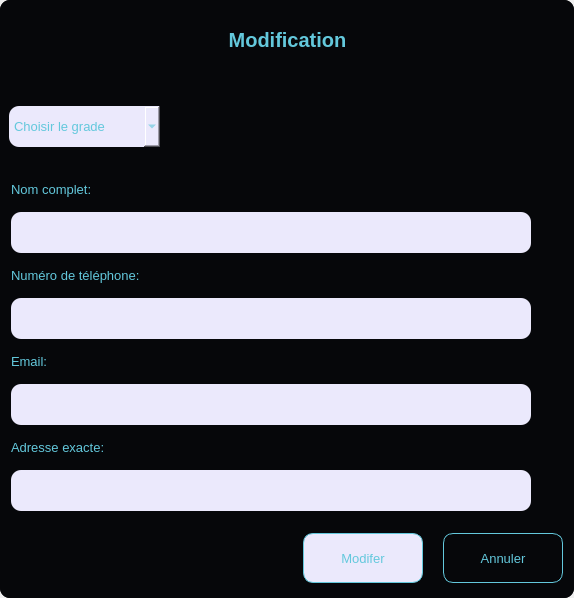
<?xml version="1.0" encoding="UTF-8"?>
<ui version="4.0">
 <class>Dialog</class>
 <widget class="QDialog" name="Dialog">
  <property name="geometry">
   <rect>
    <x>0</x>
    <y>0</y>
    <width>574</width>
    <height>598</height>
   </rect>
  </property>
  <property name="windowTitle">
   <string>Dialog</string>
  </property>
  <layout class="QVBoxLayout" name="verticalLayout">
   <property name="leftMargin">
    <number>0</number>
   </property>
   <property name="topMargin">
    <number>0</number>
   </property>
   <property name="rightMargin">
    <number>0</number>
   </property>
   <property name="bottomMargin">
    <number>0</number>
   </property>
   <item>
    <widget class="QFrame" name="frame">
     <property name="styleSheet">
      <string notr="true">border-radius:10px; 
background-color: #06070a ;
</string>
     </property>
     <property name="frameShape">
      <enum>QFrame::StyledPanel</enum>
     </property>
     <property name="frameShadow">
      <enum>QFrame::Raised</enum>
     </property>
     <layout class="QVBoxLayout" name="verticalLayout_7">
      <property name="spacing">
       <number>7</number>
      </property>
      <property name="leftMargin">
       <number>0</number>
      </property>
      <property name="topMargin">
       <number>0</number>
      </property>
      <property name="rightMargin">
       <number>0</number>
      </property>
      <property name="bottomMargin">
       <number>0</number>
      </property>
      <item>
       <widget class="QFrame" name="frame_2">
        <property name="frameShape">
         <enum>QFrame::StyledPanel</enum>
        </property>
        <property name="frameShadow">
         <enum>QFrame::Raised</enum>
        </property>
        <layout class="QHBoxLayout" name="horizontalLayout">
         <property name="leftMargin">
          <number>0</number>
         </property>
         <property name="topMargin">
          <number>0</number>
         </property>
         <property name="rightMargin">
          <number>0</number>
         </property>
         <property name="bottomMargin">
          <number>0</number>
         </property>
         <item>
          <spacer name="horizontalSpacer_7">
           <property name="orientation">
            <enum>Qt::Horizontal</enum>
           </property>
           <property name="sizeHint" stdset="0">
            <size>
             <width>40</width>
             <height>20</height>
            </size>
           </property>
          </spacer>
         </item>
         <item>
          <widget class="QLabel" name="label">
           <property name="minimumSize">
            <size>
             <width>211</width>
             <height>31</height>
            </size>
           </property>
           <property name="maximumSize">
            <size>
             <width>211</width>
             <height>31</height>
            </size>
           </property>
           <property name="font">
            <font>
             <pointsize>15</pointsize>
             <weight>75</weight>
             <bold>true</bold>
            </font>
           </property>
           <property name="styleSheet">
            <string notr="true">color: #63C8DC;</string>
           </property>
           <property name="text">
            <string>Modification</string>
           </property>
           <property name="alignment">
            <set>Qt::AlignCenter</set>
           </property>
          </widget>
         </item>
         <item>
          <spacer name="horizontalSpacer_2">
           <property name="orientation">
            <enum>Qt::Horizontal</enum>
           </property>
           <property name="sizeHint" stdset="0">
            <size>
             <width>157</width>
             <height>20</height>
            </size>
           </property>
          </spacer>
         </item>
        </layout>
       </widget>
      </item>
      <item>
       <widget class="QFrame" name="frame_3">
        <property name="frameShape">
         <enum>QFrame::StyledPanel</enum>
        </property>
        <property name="frameShadow">
         <enum>QFrame::Raised</enum>
        </property>
        <layout class="QHBoxLayout" name="horizontalLayout_6">
         <item>
          <widget class="QComboBox" name="niveauComboBox">
           <property name="minimumSize">
            <size>
             <width>151</width>
             <height>41</height>
            </size>
           </property>
           <property name="maximumSize">
            <size>
             <width>151</width>
             <height>41</height>
            </size>
           </property>
           <property name="font">
            <font>
             <pointsize>10</pointsize>
            </font>
           </property>
           <property name="styleSheet">
            <string notr="true">color: #63C8DC;
background-color:#EBE9FC;
border-radius:10px;</string>
           </property>
           <item>
            <property name="text">
             <string>Choisir le grade</string>
            </property>
           </item>
           <item>
            <property name="text">
             <string>Enseignant vacataire</string>
            </property>
           </item>
           <item>
            <property name="text">
             <string>Enseignant chercheur</string>
            </property>
           </item>
           <item>
            <property name="text">
             <string>Docteur</string>
            </property>
           </item>
           <item>
            <property name="text">
             <string>Professeur</string>
            </property>
           </item>
           <item>
            <property name="text">
             <string>HDR</string>
            </property>
           </item>
          </widget>
         </item>
         <item>
          <spacer name="horizontalSpacer_8">
           <property name="orientation">
            <enum>Qt::Horizontal</enum>
           </property>
           <property name="sizeHint" stdset="0">
            <size>
             <width>40</width>
             <height>20</height>
            </size>
           </property>
          </spacer>
         </item>
        </layout>
       </widget>
      </item>
      <item>
       <layout class="QVBoxLayout" name="verticalLayout_6">
        <property name="leftMargin">
         <number>11</number>
        </property>
        <property name="rightMargin">
         <number>11</number>
        </property>
        <item>
         <layout class="QVBoxLayout" name="verticalLayout_2">
          <item>
           <layout class="QHBoxLayout" name="horizontalLayout_2">
            <item>
             <widget class="QLabel" name="label_2">
              <property name="minimumSize">
               <size>
                <width>181</width>
                <height>31</height>
               </size>
              </property>
              <property name="maximumSize">
               <size>
                <width>181</width>
                <height>31</height>
               </size>
              </property>
              <property name="font">
               <font>
                <pointsize>10</pointsize>
               </font>
              </property>
              <property name="styleSheet">
               <string notr="true">color: #63C8DC;</string>
              </property>
              <property name="text">
               <string>Nom complet:</string>
              </property>
             </widget>
            </item>
            <item>
             <spacer name="horizontalSpacer_3">
              <property name="orientation">
               <enum>Qt::Horizontal</enum>
              </property>
              <property name="sizeHint" stdset="0">
               <size>
                <width>40</width>
                <height>20</height>
               </size>
              </property>
             </spacer>
            </item>
           </layout>
          </item>
          <item>
           <widget class="QLineEdit" name="nomLineEdit">
            <property name="minimumSize">
             <size>
              <width>520</width>
              <height>41</height>
             </size>
            </property>
            <property name="maximumSize">
             <size>
              <width>520</width>
              <height>41</height>
             </size>
            </property>
            <property name="font">
             <font>
              <pointsize>9</pointsize>
             </font>
            </property>
            <property name="styleSheet">
             <string notr="true">color: #63C8DC;
background-color:#EBE9FC;
border-radius:10px;</string>
            </property>
           </widget>
          </item>
         </layout>
        </item>
        <item>
         <layout class="QVBoxLayout" name="verticalLayout_3">
          <item>
           <layout class="QHBoxLayout" name="horizontalLayout_3">
            <item>
             <widget class="QLabel" name="label_3">
              <property name="minimumSize">
               <size>
                <width>181</width>
                <height>31</height>
               </size>
              </property>
              <property name="maximumSize">
               <size>
                <width>181</width>
                <height>31</height>
               </size>
              </property>
              <property name="font">
               <font>
                <pointsize>10</pointsize>
               </font>
              </property>
              <property name="styleSheet">
               <string notr="true">color: #63C8DC;</string>
              </property>
              <property name="text">
               <string>Numéro de téléphone:</string>
              </property>
             </widget>
            </item>
            <item>
             <spacer name="horizontalSpacer_4">
              <property name="orientation">
               <enum>Qt::Horizontal</enum>
              </property>
              <property name="sizeHint" stdset="0">
               <size>
                <width>40</width>
                <height>20</height>
               </size>
              </property>
             </spacer>
            </item>
           </layout>
          </item>
          <item>
           <widget class="QLineEdit" name="numTelLineEdit">
            <property name="minimumSize">
             <size>
              <width>520</width>
              <height>41</height>
             </size>
            </property>
            <property name="maximumSize">
             <size>
              <width>520</width>
              <height>41</height>
             </size>
            </property>
            <property name="font">
             <font>
              <pointsize>9</pointsize>
             </font>
            </property>
            <property name="styleSheet">
             <string notr="true">color: #63C8DC;
background-color:#EBE9FC;
border-radius:10px;</string>
            </property>
           </widget>
          </item>
         </layout>
        </item>
        <item>
         <layout class="QVBoxLayout" name="verticalLayout_4">
          <item>
           <layout class="QHBoxLayout" name="horizontalLayout_4">
            <item>
             <widget class="QLabel" name="label_4">
              <property name="minimumSize">
               <size>
                <width>181</width>
                <height>31</height>
               </size>
              </property>
              <property name="maximumSize">
               <size>
                <width>181</width>
                <height>31</height>
               </size>
              </property>
              <property name="font">
               <font>
                <pointsize>10</pointsize>
               </font>
              </property>
              <property name="styleSheet">
               <string notr="true">color: #63C8DC;</string>
              </property>
              <property name="text">
               <string>Email:</string>
              </property>
             </widget>
            </item>
            <item>
             <spacer name="horizontalSpacer_5">
              <property name="orientation">
               <enum>Qt::Horizontal</enum>
              </property>
              <property name="sizeHint" stdset="0">
               <size>
                <width>40</width>
                <height>20</height>
               </size>
              </property>
             </spacer>
            </item>
           </layout>
          </item>
          <item>
           <widget class="QLineEdit" name="emailLineEdit">
            <property name="minimumSize">
             <size>
              <width>461</width>
              <height>41</height>
             </size>
            </property>
            <property name="maximumSize">
             <size>
              <width>520</width>
              <height>41</height>
             </size>
            </property>
            <property name="font">
             <font>
              <pointsize>9</pointsize>
             </font>
            </property>
            <property name="styleSheet">
             <string notr="true">color: #63C8DC;
background-color:#EBE9FC;
border-radius:10px;</string>
            </property>
           </widget>
          </item>
         </layout>
        </item>
        <item>
         <layout class="QVBoxLayout" name="verticalLayout_5">
          <item>
           <layout class="QHBoxLayout" name="horizontalLayout_5">
            <item>
             <widget class="QLabel" name="label_5">
              <property name="minimumSize">
               <size>
                <width>181</width>
                <height>31</height>
               </size>
              </property>
              <property name="maximumSize">
               <size>
                <width>181</width>
                <height>31</height>
               </size>
              </property>
              <property name="font">
               <font>
                <pointsize>10</pointsize>
               </font>
              </property>
              <property name="styleSheet">
               <string notr="true">color: #63C8DC;</string>
              </property>
              <property name="text">
               <string>Adresse exacte:</string>
              </property>
             </widget>
            </item>
            <item>
             <spacer name="horizontalSpacer_6">
              <property name="orientation">
               <enum>Qt::Horizontal</enum>
              </property>
              <property name="sizeHint" stdset="0">
               <size>
                <width>40</width>
                <height>20</height>
               </size>
              </property>
             </spacer>
            </item>
           </layout>
          </item>
          <item>
           <widget class="QLineEdit" name="adresseLineEdit">
            <property name="minimumSize">
             <size>
              <width>461</width>
              <height>41</height>
             </size>
            </property>
            <property name="maximumSize">
             <size>
              <width>520</width>
              <height>41</height>
             </size>
            </property>
            <property name="font">
             <font>
              <pointsize>9</pointsize>
             </font>
            </property>
            <property name="styleSheet">
             <string notr="true">color: #63C8DC;
background-color:#EBE9FC;
border-radius:10px;</string>
            </property>
            <property name="text">
             <string/>
            </property>
           </widget>
          </item>
         </layout>
        </item>
       </layout>
      </item>
      <item>
       <widget class="QFrame" name="frame_5">
        <property name="frameShape">
         <enum>QFrame::StyledPanel</enum>
        </property>
        <property name="frameShadow">
         <enum>QFrame::Raised</enum>
        </property>
        <layout class="QHBoxLayout" name="horizontalLayout_8">
         <property name="leftMargin">
          <number>0</number>
         </property>
         <property name="topMargin">
          <number>0</number>
         </property>
         <property name="rightMargin">
          <number>11</number>
         </property>
         <property name="bottomMargin">
          <number>0</number>
         </property>
         <item>
          <spacer name="horizontalSpacer">
           <property name="orientation">
            <enum>Qt::Horizontal</enum>
           </property>
           <property name="sizeHint" stdset="0">
            <size>
             <width>40</width>
             <height>20</height>
            </size>
           </property>
          </spacer>
         </item>
         <item>
          <widget class="QFrame" name="frame_4">
           <property name="frameShape">
            <enum>QFrame::StyledPanel</enum>
           </property>
           <property name="frameShadow">
            <enum>QFrame::Raised</enum>
           </property>
           <layout class="QHBoxLayout" name="horizontalLayout_7">
            <property name="spacing">
             <number>20</number>
            </property>
            <property name="leftMargin">
             <number>0</number>
            </property>
            <property name="topMargin">
             <number>0</number>
            </property>
            <property name="rightMargin">
             <number>0</number>
            </property>
            <property name="bottomMargin">
             <number>0</number>
            </property>
            <item>
             <widget class="QPushButton" name="saveBtn">
              <property name="minimumSize">
               <size>
                <width>120</width>
                <height>50</height>
               </size>
              </property>
              <property name="maximumSize">
               <size>
                <width>120</width>
                <height>50</height>
               </size>
              </property>
              <property name="font">
               <font>
                <pointsize>10</pointsize>
               </font>
              </property>
              <property name="styleSheet">
               <string notr="true">
QPushButton {
color: #63C8DC;
background-color:#EBE9FC;
border-radius:10px;
border: 1px solid #63C8DC;
}
QPushButton::hover {
color: #63C8DC;
background-color: #06070a ;
border-radius:10px;
}</string>
              </property>
              <property name="text">
               <string>Modifer</string>
              </property>
             </widget>
            </item>
            <item>
             <widget class="QPushButton" name="cancelBtn">
              <property name="minimumSize">
               <size>
                <width>120</width>
                <height>50</height>
               </size>
              </property>
              <property name="maximumSize">
               <size>
                <width>120</width>
                <height>50</height>
               </size>
              </property>
              <property name="font">
               <font>
                <pointsize>10</pointsize>
               </font>
              </property>
              <property name="styleSheet">
               <string notr="true">QPushButton {
color: #63C8DC;
background-color: #06070a ;
border-radius:10px;
border: 1px solid #63C8DC;
}
</string>
              </property>
              <property name="text">
               <string>Annuler</string>
              </property>
             </widget>
            </item>
           </layout>
          </widget>
         </item>
        </layout>
       </widget>
      </item>
     </layout>
    </widget>
   </item>
  </layout>
 </widget>
 <resources/>
 <connections/>
</ui>
